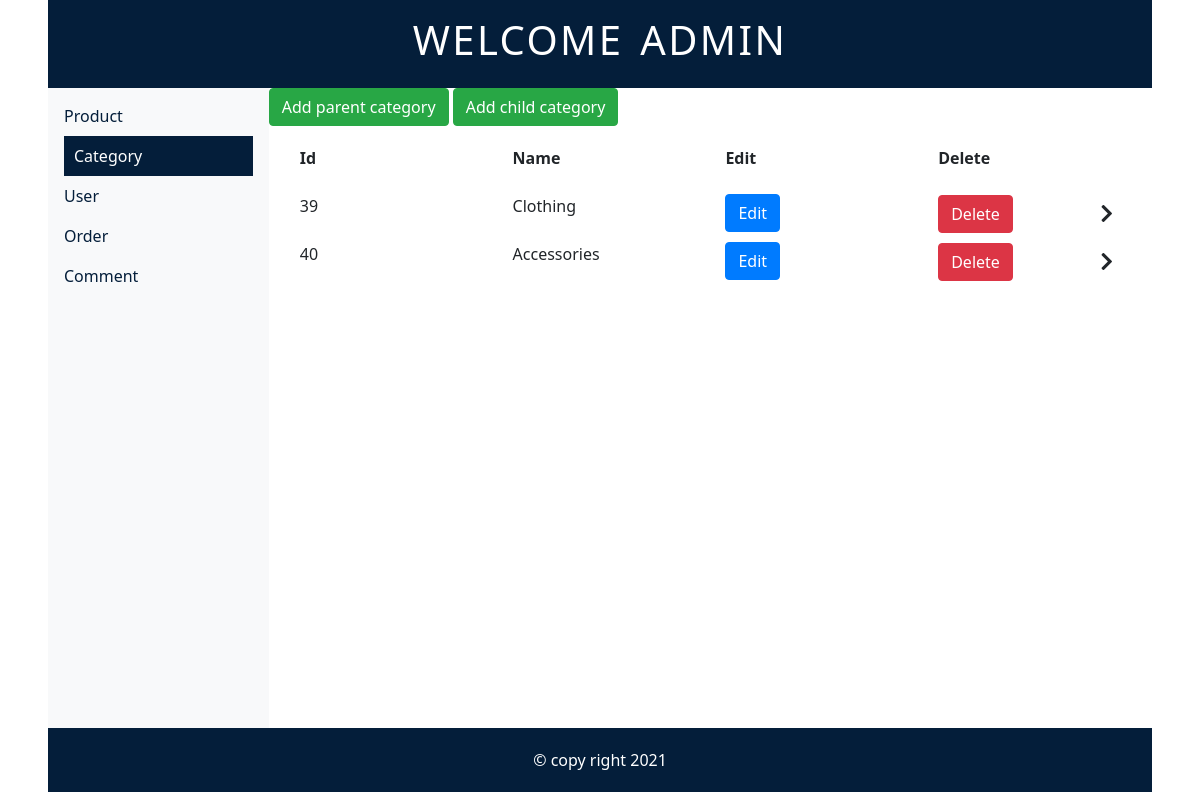
The page /ASM/admin/category/categorylist.php on the database its author committed.
### tables this page shows
CREATE TABLE `parent_category` (
  `id` int(11) NOT NULL,
  `name` varchar(255) NOT NULL
);

### ASM/admin/category/categorylist.php (the view, shortened to what this page needs)
<!DOCTYPE html>
<html lang="en">
<head>
    <link rel="stylesheet" href="https://maxcdn.bootstrapcdn.com/bootstrap/4.5.2/css/bootstrap.min.css">
    <link rel="stylesheet" href="/ASM/admin/index.css">
    <link rel="stylesheet" href="https://use.fontawesome.com/releases/v5.15.3/css/all.css">
</head>
<?php
require_once '../../public/model/connectdb.php';
?>
<body>
    <header>
        <h1>WELCOME ADMIN</h1>
    </header>
    <div id="container">
        <?php require_once '../menu.php'; ?>
        <div class="main">
            <div style="margin-bottom: 1rem;">
                <a href="./addcategory.php?action=addparent" class="btn btn-success">Add parent category</a>
                <a href="./addcategory.php?action=addchild" class="btn btn-success">Add child category</a>
            </div>
            <div style="font-weight: bold;" class="row">
                <div class="col-sm-3">
                    <p>Id</p>
                </div>
                <div class="col-sm-3">
                    <p>Name</p>
                </div>
                <div class="col-sm-3">
                    <p>Edit</p>
                </div>
                <div class="col-sm-3">
                    <p>Delete</p>
                </div>
            </div>
            <?php
            $query = 'select * from parent_category';
            $result = $conn->query($query);
            $parent_categories = $result->fetchAll(PDO::FETCH_ASSOC);
            foreach ($parent_categories as $value) :
            ?>
                <div data-identify="parent-category-<?php echo $value['id'] ?>" class="row parent-row">
                    <div class="col-sm-3">
                        <p><?php echo $value['id'] ?></p>
                    </div>
                    <div class="col-sm-3">
                        <p data-level-id="parent-<?php echo $value['id'] ?>"><?php echo $value['name'] ?></p>
                    </div>
                    <div class="col-sm-3">
                        <a data-level="parent" data-id="<?php echo $value['id'] ?>" class="edit-show btn btn-primary">Edit</a>
                    </div>
                    <div class="col-sm-3">
                        <a data-level="parent" data-id="<?php echo $value['id'] ?>" class="btn btn-danger delete">Delete</a>
                        <i data-id=<?php echo $value['id'] ?> class="show show-<?php echo $value['id'] ?> fas fa-chevron-right"></i>
                    </div>
                </div>
            <?php endforeach ?>
        </div>
    </div>
    <footer>
        <p>
            &copy; copy right 2021
        </p>
    </footer>
</body>
</html>

### ASM/admin/index.css (style rules this page uses)
* { margin: 0; padding: 0; box-sizing: border-box; font-family: "Segoe UI", Tahoma, Geneva, Verdana, sans-serif; }
#container { display: grid; grid-template-columns: 1fr 4fr; margin: 0 3rem; }
header { padding: 1rem 0; background-color: #041e3a; margin: 0 3rem; }
header h1 { text-align: center; color: white; font-weight: 400; word-spacing: 0.25rem; letter-spacing: 0.15rem; }
footer { background-color: #041e3a; margin: 0 3rem; }
footer p { text-align: center; padding: 1.25rem 0; color: white; font-size: 1rem; }
.parent-row .col-sm-3:last-child { display: flex; justify-content: space-between; align-items: center; }
i { cursor: pointer; font-size: 1.25rem; padding: 0.5rem; }
.row { width: 100%; padding: 0.25rem 1rem; margin: 0; }

### rows shown on the page
parent_category: id "39", name "Clothing"
parent_category: id "40", name "Accessories"
